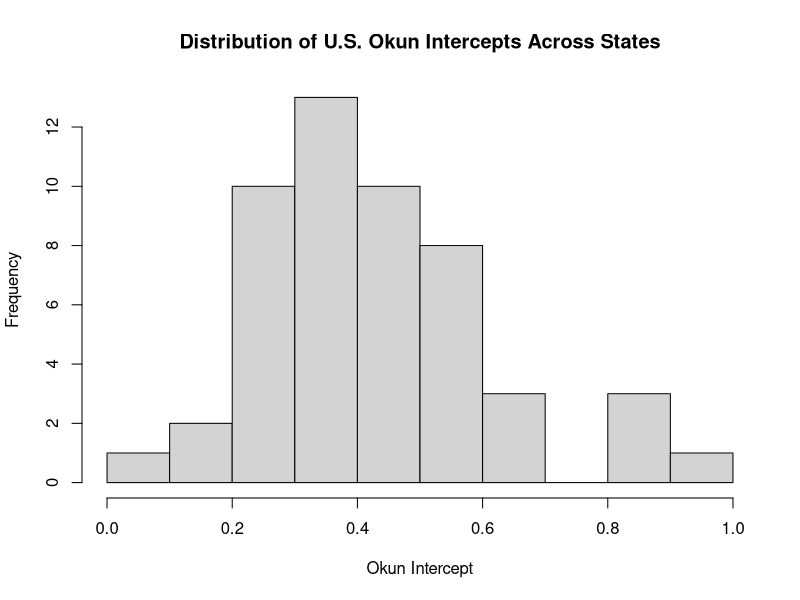
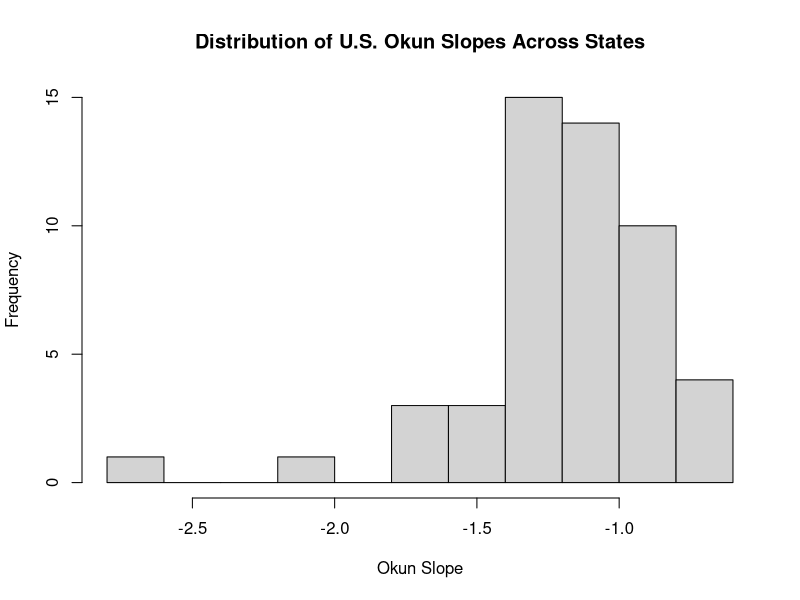
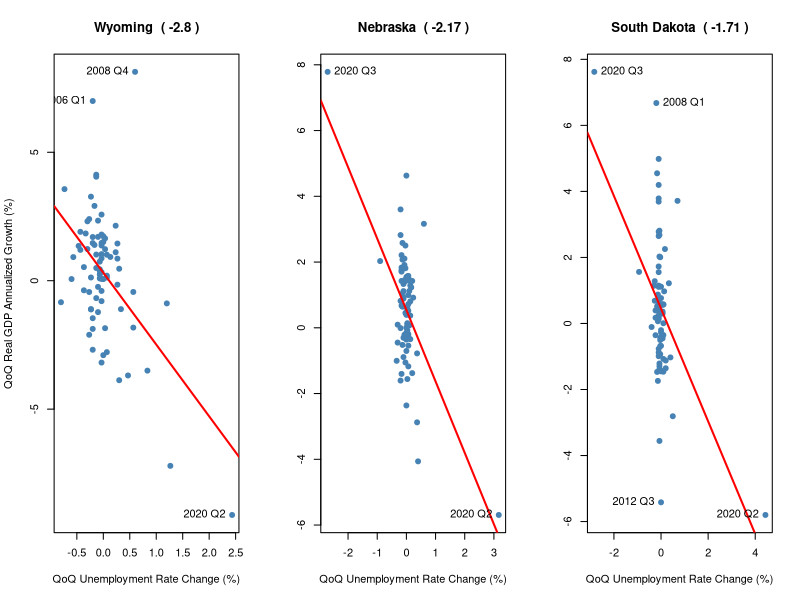
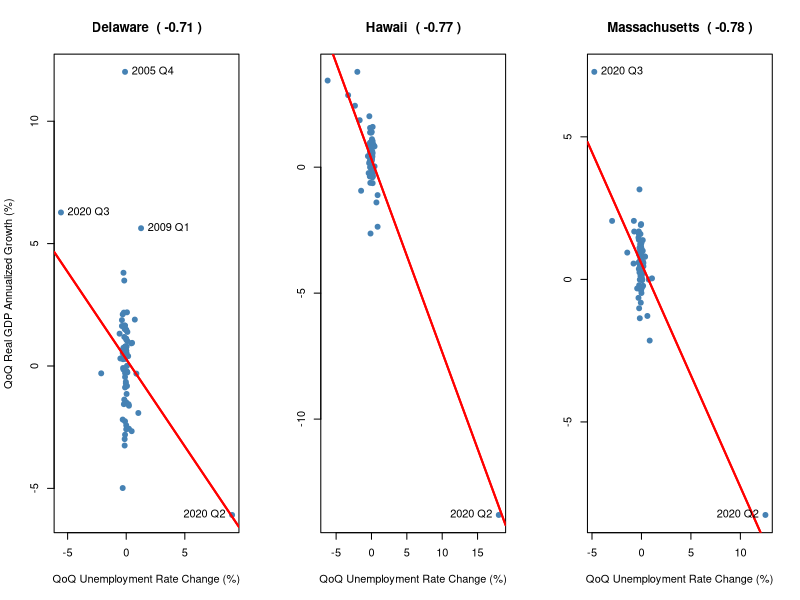

Write R code to recreate these figures, in order.
library(dplyr)
library(stringr)

okun_results.states <- read.csv("results/okun_results.states.csv")
data.states <- read.csv("data/processed.csv") %>%
  filter(Area != "United States")

hist(okun_results.states$intercept,
     xlab = "Okun Intercept",
     main = "Distribution of U.S. Okun Intercepts Across States",
     breaks = 10)

hist(okun_results.states$coef,
     xlab = "Okun Slope",
     main = "Distribution of U.S. Okun Slopes Across States",
     breaks = 10)

par(mfrow = c(1, 3))

add_outlier_label <- function(data.state, q, pos) {
  with(data.state[data.state$Quarter == q, ],
       text(unrate_diff, gdp_growth, labels = Quarter, pos = pos, col = "black"))
}

# Top 3 States with Steepest Okun Coefficients
for (i in 1:3) {
  state_results <- okun_results.states[i, ]
  state <- str_replace(state_results$Area, " ", ".")
  data.state <- data.states[data.states$Area == state_results$Area, ]
  
  plot(gdp_growth ~ unrate_diff,
       data = data.state,
       pch = 19,
       col = "steelblue",
       xlab = "QoQ Unemployment Rate Change (%)",
       ylab = ifelse(i == 1, "QoQ Real GDP Annualized Growth (%)", ""),
       main = paste(state_results$Area, " (", round(state_results$coef, 2), ")"))
  
  abline(a = state_results$intercept,
         b = state_results$coef,
         col = "red",
         lwd = 2)
  
  add_outlier_label(data.state, "2020 Q2", 2)
  
  if (state == "Wyoming") {
    add_outlier_label(data.state, "2006 Q1", 2)
    add_outlier_label(data.state, "2008 Q4", 2)
  } else {
    add_outlier_label(data.state, "2020 Q3", 4)
  }
  
  if (state == "South.Dakota") {
    add_outlier_label(data.state, "2008 Q1", 4)
    add_outlier_label(data.state, "2012 Q3", 2)
  }
}

# Top 3 States with Flattest Okun Coefficients
for (i in 1:3) {
  state_results <- okun_results.states[nrow(okun_results.states) + 1 - i, ]
  state <- str_replace(state_results$Area, " ", ".")
  data.state <- data.states[data.states$Area == state_results$Area, ]
  
  plot(gdp_growth ~ unrate_diff,
       data = data.state,
       pch = 19,
       col = "steelblue",
       xlab = "QoQ Unemployment Rate Change (%)",
       ylab = ifelse(i == 1, "QoQ Real GDP Annualized Growth (%)", ""),
       main = paste(state_results$Area, " (", round(state_results$coef, 2), ")"))
  
  abline(a = state_results$intercept,
         b = state_results$coef,
         col = "red",
         lwd = 2)
  
  abline(a = state_results$intercept,
         b = state_results$coef,
         col = "red",
         lwd = 2)
  
  add_outlier_label(data.state, "2020 Q2", 2)
  
  if (state != "Hawaii") {
    add_outlier_label(data.state, "2020 Q3", 4)
  }
  
  if (state == "Delaware") {
    add_outlier_label(data.state, "2005 Q4", 4)
    add_outlier_label(data.state, "2009 Q1", 4)
  }
}
